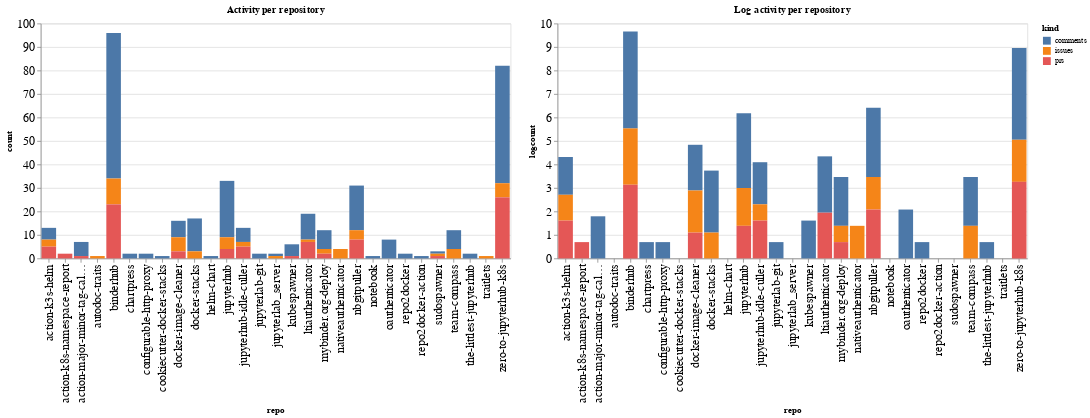

This figure's notebook cell:
### Code cell
ch1 = alt.Chart(repo_summaries, width=600, title="Activity per repository").mark_bar().encode(
    x='repo',
    y='count',
    color='kind',
    tooltip="kind"
)

ch2 = alt.Chart(repo_summaries, width=600, title="Log activity per repository").mark_bar().encode(
    x='repo',
    y='logcount',
    color='kind',
    tooltip="kind"
)

ch1 | ch2

### Figure 1 — Vega-Lite specification as saved in the notebook (floating-point values rounded to 4 significant figures)
{"config": {"axisLeft": {"labelFontSize": 15}, "axisBottom": {"labelFontSize": 15}}, "hconcat": [{"mark": "bar", "encoding": {"color": {"type": "nominal", "field": "kind"}, "tooltip": {"type": "nominal", "field": "kind"}, "x": {"type": "nominal", "field": "repo"}, "y": {"type": "quantitative", "field": "count"}}, "title": "Activity per repository", "width": 600}, {"mark": "bar", "encoding": {"color": {"type": "nominal", "field": "kind"}, "tooltip": {"type": "nominal", "field": "kind"}, "x": {"type": "nominal", "field": "repo"}, "y": {"type": "quantitative", "field": "logcount"}}, "title": "Log activity per repository", "width": 600}], "data": {"name": "data-3c2b2cec79baf045080e3a6f8679eaf4"}, "$schema": "https://vega.github.io/schema/vega-lite/v4.8.1.json", "datasets": {"data-3c2b2cec79baf045080e3a6f8679eaf4": [{"repo": "action-k3s-helm", "kind": "comments", "count": 5, "logcount": 1.609}, {"repo": "action-k3s-helm", "kind": "issues", "count": 3, "logcount": 1.099}, {"repo": "action-k3s-helm", "kind": "prs", "count": 5, "logcount": 1.609}, {"repo": "action-k8s-namespace-report", "kind": "prs", "count": 2, "logcount": 0.6931}, {"repo": "action-major-minor-tag-calculator", "kind": "comments", "count": 6, "logcount": 1.792}, {"repo": "action-major-minor-tag-calculator", "kind": "prs", "count": 1, "logcount": 0.0}, {"repo": "autodoc-traits", "kind": "issues", "count": 1, "logcount": 0.0}, {"repo": "binderhub", "kind": "comments", "count": 62, "logcount": 4.127}, {"repo": "binderhub", "kind": "issues", "count": 11, "logcount": 2.398}, {"repo": "binderhub", "kind": "prs", "count": 23, "logcount": 3.135}, {"repo": "chartpress", "kind": "comments", "count": 2, "logcount": 0.6931}, {"repo": "configurable-http-proxy", "kind": "comments", "count": 2, "logcount": 0.6931}, {"repo": "cookiecutter-docker-stacks", "kind": "comments", "count": 1, "logcount": 0.0}, {"repo": "docker-image-cleaner", "kind": "comments", "count": 7, "logcount": 1.946}, {"repo": "docker-image-cleaner", "kind": "issues", "count": 6, "logcount": 1.792}, {"repo": "docker-image-cleaner", "kind": "prs", "count": 3, "logcount": 1.099}, {"repo": "docker-stacks", "kind": "comments", "count": 14, "logcount": 2.639}, {"repo": "docker-stacks", "kind": "issues", "count": 3, "logcount": 1.099}, {"repo": "helm-chart", "kind": "comments", "count": 1, "logcount": 0.0}, {"repo": "jupyterhub", "kind": "comments", "count": 24, "logcount": 3.178}, {"repo": "jupyterhub", "kind": "issues", "count": 5, "logcount": 1.609}, {"repo": "jupyterhub", "kind": "prs", "count": 4, "logcount": 1.386}, {"repo": "jupyterhub-idle-culler", "kind": "comments", "count": 6, "logcount": 1.792}, {"repo": "jupyterhub-idle-culler", "kind": "issues", "count": 2, "logcount": 0.6931}, {"repo": "jupyterhub-idle-culler", "kind": "prs", "count": 5, "logcount": 1.609}, {"repo": "jupyterlab-git", "kind": "comments", "count": 2, "logcount": 0.6931}, {"repo": "jupyterlab_server", "kind": "comments", "count": 1, "logcount": 0.0}, {"repo": "jupyterlab_server", "kind": "issues", "count": 1, "logcount": 0.0}, {"repo": "kubespawner", "kind": "comments", "count": 5, "logcount": 1.609}, {"repo": "kubespawner", "kind": "prs", "count": 1, "logcount": 0.0}, {"repo": "ltiauthenticator", "kind": "comments", "count": 11, "logcount": 2.398}, {"repo": "ltiauthenticator", "kind": "issues", "count": 1, "logcount": 0.0}, {"repo": "ltiauthenticator", "kind": "prs", "count": 7, "logcount": 1.946}, {"repo": "mybinder.org-deploy", "kind": "comments", "count": 8, "logcount": 2.079}, {"repo": "mybinder.org-deploy", "kind": "issues", "count": 2, "logcount": 0.6931}, {"repo": "mybinder.org-deploy", "kind": "prs", "count": 2, "logcount": 0.6931}, {"repo": "nativeauthenticator", "kind": "issues", "count": 4, "logcount": 1.386}, {"repo": "nbgitpuller", "kind": "comments", "count": 19, "logcount": 2.944}, {"repo": "nbgitpuller", "kind": "issues", "count": 4, "logcount": 1.386}, {"repo": "nbgitpuller", "kind": "prs", "count": 8, "logcount": 2.079}, {"repo": "notebook", "kind": "comments", "count": 1, "logcount": 0.0}, {"repo": "oauthenticator", "kind": "comments", "count": 8, "logcount": 2.079}, {"repo": "repo2docker", "kind": "comments", "count": 2, "logcount": 0.6931}, {"repo": "repo2docker-action", "kind": "comments", "count": 1, "logcount": 0.0}, {"repo": "sudospawner", "kind": "comments", "count": 1, "logcount": 0.0}, {"repo": "sudospawner", "kind": "issues", "count": 1, "logcount": 0.0}, {"repo": "sudospawner", "kind": "prs", "count": 1, "logcount": 0.0}, {"repo": "team-compass", "kind": "comments", "count": 8, "logcount": 2.079}, {"repo": "team-compass", "kind": "issues", "count": 4, "logcount": 1.386}, {"repo": "the-littlest-jupyterhub", "kind": "comments", "count": 2, "logcount": 0.6931}, {"repo": "traitlets", "kind": "issues", "count": 1, "logcount": 0.0}, {"repo": "zero-to-jupyterhub-k8s", "kind": "comments", "count": 50, "logcount": 3.912}, {"repo": "zero-to-jupyterhub-k8s", "kind": "issues", "count": 6, "logcount": 1.792}, {"repo": "zero-to-jupyterhub-k8s", "kind": "prs", "count": 26, "logcount": 3.258}]}}
